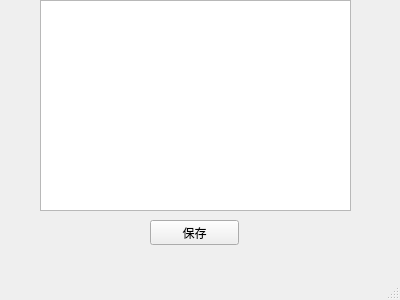
<?xml version="1.0" encoding="UTF-8"?>
<ui version="4.0">
 <class>MainWindow</class>
 <widget class="QMainWindow" name="MainWindow">
  <property name="geometry">
   <rect>
    <x>0</x>
    <y>0</y>
    <width>400</width>
    <height>300</height>
   </rect>
  </property>
  <property name="windowTitle">
   <string>MainWindow</string>
  </property>
  <widget class="QWidget" name="centralwidget">
   <widget class="QTextEdit" name="textEdit">
    <property name="geometry">
     <rect>
      <x>40</x>
      <y>0</y>
      <width>311</width>
      <height>211</height>
     </rect>
    </property>
   </widget>
   <widget class="QPushButton" name="pushButton">
    <property name="geometry">
     <rect>
      <x>150</x>
      <y>220</y>
      <width>89</width>
      <height>25</height>
     </rect>
    </property>
    <property name="text">
     <string>保存</string>
    </property>
   </widget>
  </widget>
  <widget class="QMenuBar" name="menubar">
   <property name="geometry">
    <rect>
     <x>0</x>
     <y>0</y>
     <width>400</width>
     <height>28</height>
    </rect>
   </property>
  </widget>
  <widget class="QStatusBar" name="statusbar"/>
 </widget>
 <resources/>
 <connections/>
</ui>
